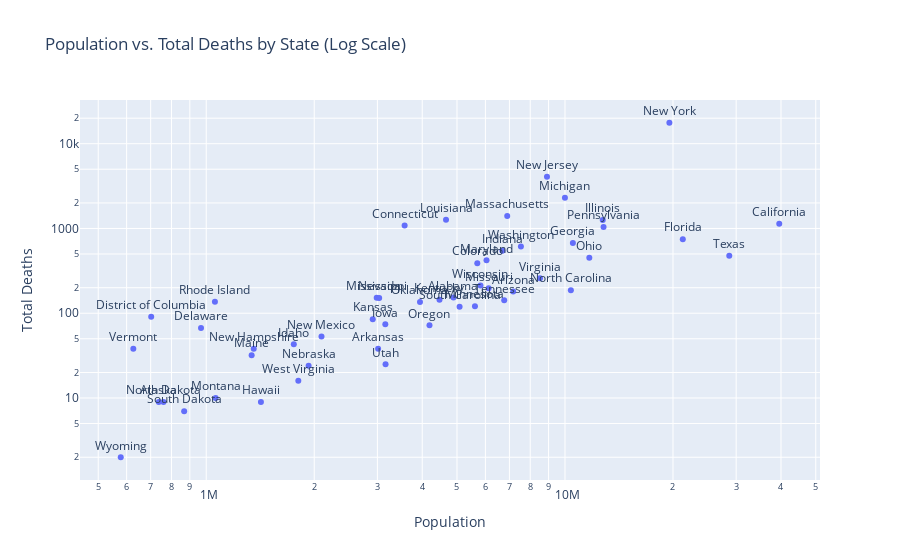

Notebook source saved alongside this figure:
### Code cell
fig = px.scatter(CasesAndPopByState, x = "Population", y = "Total Deaths", text="State",
                                  title="Population vs. Total Deaths by State (Log Scale)")
fig.update_traces(textposition='top center')
fig.update_layout(xaxis_type="log", yaxis_type="log")

### Figure 1 — Plotly figure (JSON) as saved in the notebook; plotly's stock layout.template omitted (floating-point values rounded to 4 significant figures)
{"data": [{"hovertemplate": "Population=%{x}<br>Total Deaths=%{y}<br>State=%{text}<extra></extra>", "legendgroup": "", "marker": {"color": "#636efa", "symbol": "circle"}, "mode": "markers+text", "name": "", "showlegend": false, "text": ["Alabama", "Alaska", "Arizona", "Arkansas", "California", "Colorado", "Connecticut", "Delaware", "District of Columbia", "Florida", "Georgia", "Hawaii", "Idaho", "Illinois", "Indiana", "Iowa", "Kansas", "Kentucky", "Louisiana", "Maine", "Maryland", "Massachusetts", "Michigan", "Minnesota", "Mississippi", "Missouri", "Montana", "Nebraska", "Nevada", "New Hampshire", "New Jersey", "New Mexico", "New York", "North Carolina", "North Dakota", "Ohio", "Oklahoma", "Oregon", "Pennsylvania", "Rhode Island", "South Carolina", "South Dakota", "Tennessee", "Texas", "Utah", "Vermont", "Virginia", "Washington", "West Virginia", "Wisconsin", "Wyoming"], "textposition": "top center", "type": "scatter", "x": [4887871, 737438, 7171646, 3013825, 39557045, 5695564, 3572665, 967171, 702455, 21299325, 10519475, 1420491, 1754208, 12741080, 6691878, 3156145, 2911505, 4468402, 4659978, 1338404, 6042718, 6902149, 9995915, 5611179, 2986530, 6126452, 1062305, 1929268, 3034392, 1356458, 8908520, 2095428, 19542209, 10383620, 760077, 11689442, 3943079, 4190713, 12807060, 1057315, 5084127, 867926, 6770010, 28701845, 3161105, 626299, 8517685, 7535591, 1805832, 5813568, 577737], "xaxis": "x", "y": [153, 9, 180, 38, 1140, 389, 1086, 67, 91, 748, 673, 9, 43, 1259, 545, 74, 85, 144, 1267, 32, 421, 1404, 2308, 121, 152, 197, 10, 24, 151, 38, 4070, 53, 17671, 187, 9, 451, 136, 72, 1042, 137, 119, 7, 142, 476, 25, 38, 258, 613, 16, 212, 2], "yaxis": "y"}], "layout": {"legend": {"tracegroupgap": 0}, "title": {"text": "Population vs. Total Deaths by State (Log Scale)"}, "xaxis": {"anchor": "y", "domain": [0, 1], "title": {"text": "Population"}, "type": "log"}, "yaxis": {"anchor": "x", "domain": [0, 1], "title": {"text": "Total Deaths"}, "type": "log"}}}
